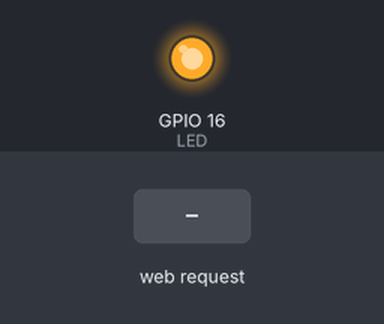
Bench run of a sketch on a simulated ESP8266 (NodeMCU). On the bench: output pins drawn as LEDs (lit = HIGH). The test bench sets the inputs (shaded band). WiFi joins after 1.5 s; servers stay silent unless stated; what the sketch prints to the serial monitor is not drawn.

Above: at 2.7 s.
2.8 s: HTTP request GET /on received
At 4.0 s:
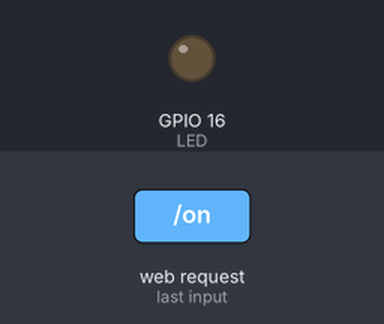
4.3 s: HTTP request GET /off received
At 5.3 s:
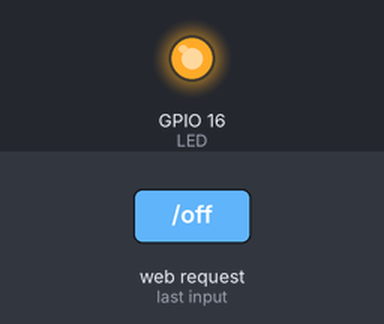
Timing chart, 0 to 7.3 s (numbered marks = the images above; inputs shaded):
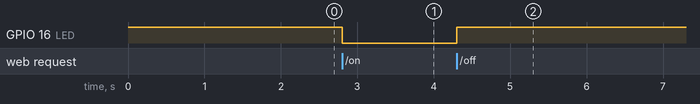

Measured:
- after the input at 2.8 s, GPIO 16 (LED): HIGH → LOW at once
- after the input at 4.3 s, GPIO 16 (LED): LOW → HIGH at once

The sketch:

webControllerTest.ino
```cpp
#include <ESP8266WiFi.h>
#include <WiFiClient.h>
#include <ESP8266WebServer.h>
#include <ESP8266mDNS.h>

const char* ssid = "";
const char* password = "";

ESP8266WebServer server(80);

int LED = 16;
int LED_OFF = HIGH;
int LED_ON = LOW;

void sendHtml(String url){
    String html = "";
    html += "<html><script src=\"http://www.w3schools.com/lib/w3data.js\"></script>";
    html += "<body><div w3-include-html=\"" + url + "\"></div>";
    html += "<script>w3IncludeHTML();</script></body></html>";
    server.send(200, "text/html", html);
}

void setup() {
    pinMode(LED, OUTPUT);
    digitalWrite(LED, LED_OFF);
    Serial.begin(115200);

    WiFi.mode(WIFI_STA);
	WiFi.begin(ssid, password);

    while (WiFi.status() != WL_CONNECTED) {
        delay(500);
        Serial.print(".");
    }

    Serial.println("");
    Serial.print("Connected to ");
    Serial.println(WiFi.SSID());
    Serial.print("IP address: ");
    Serial.println(WiFi.localIP());

    if (MDNS.begin("esp8266")) {
        Serial.println("MDNS responder started");
    }

    server.on("/", []() {
        sendHtml("https://raw.githubusercontent.com/nsms556/Toy/main/webControllerTest/led.html");
    });
    server.on("/on", []() {
        digitalWrite(LED, LED_ON);
        sendHtml("https://raw.githubusercontent.com/nsms556/Toy/main/webControllerTest/led.html");
    });
    server.on("/off", []() {
        digitalWrite(LED, LED_OFF);
        sendHtml("https://raw.githubusercontent.com/nsms556/Toy/main/webControllerTest/led.html");
    });

    server.begin();
    Serial.println("HTTP Server started");
}

void loop() {
    server.handleClient();
}
```
